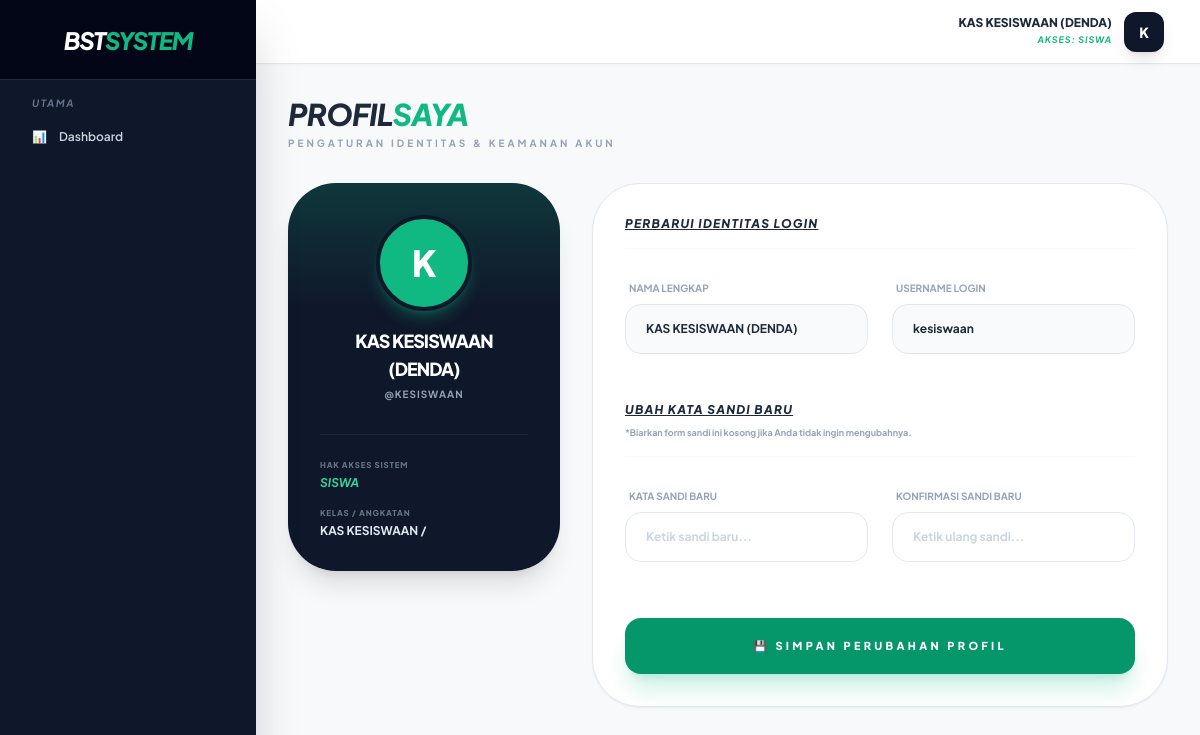
/public/profil (signed in), run on the app's committed database.
### tables this page shows
CREATE TABLE `users` (
  `id` int(11) NOT NULL AUTO_INCREMENT,
  `nama` varchar(100) NOT NULL,
  `username` varchar(50) NOT NULL,
  `password` varchar(255) NOT NULL,
  `role` enum('admin','guru','siswa','staff','alumni') NOT NULL,
  `kelas_id` int(11) DEFAULT NULL,
  `angkatan` varchar(10) DEFAULT NULL,
  `is_active` tinyint(1) NOT NULL DEFAULT 1,
  `deleted_at` timestamp NULL DEFAULT NULL,
  PRIMARY KEY (`id`)
);

CREATE TABLE `kelas` (
  `id` int(11) NOT NULL AUTO_INCREMENT,
  `nama_kelas` varchar(50) NOT NULL,
  `walikelas_id` int(11) DEFAULT NULL,
  PRIMARY KEY (`id`)
);

### app/Controllers/ProfilController.php (called while the page is built, shortened)
<?php
require_once __DIR__ . '/../Core/Database.php';
class ProfilController {
    private $db;
    public function __construct() {
        $this->db = Database::getInstance()->getConnection();
    }
    public function index() {
        $id = $_SESSION['user_id'];
        $stmt = $this->db->prepare("SELECT u.*, k.nama_kelas FROM users u LEFT JOIN kelas k ON u.kelas_id = k.id WHERE u.id = ?");
        $stmt->execute([$id]);
        require_once __DIR__ . '/../../views/layouts/admin.php';
    }
}
?>

### app/Core/Database.php (called while the page is built, shortened)
<?php
class Database {
    private static $instance = null;
    private $conn;
    private function __construct() {
        try {
            $dsn = "mysql:host=" . DB_HOST . ";dbname=" . DB_NAME . ";charset=utf8mb4";
            $options = [
                PDO::ATTR_ERRMODE => PDO::ERRMODE_EXCEPTION,
                PDO::ATTR_DEFAULT_FETCH_MODE => PDO::FETCH_ASSOC,
                PDO::ATTR_EMULATE_PREPARES => false,
            ];
            $this->conn = new PDO($dsn, DB_USER, DB_PASS, $options);
        } catch (PDOException $e) {
            die("Koneksi Database Gagal: " . $e->getMessage());
        }
    }
    public static function getInstance() {
        if (self::$instance === null) {
            self::$instance = new self();
        }
        return self::$instance;
    }
    public function getConnection() {
        return $this->conn;
    }
}

### views/admin/profil/index.php (the view, shortened to what this page needs)
<div class="max-w-5xl mx-auto space-y-8 pb-10">
    <div>
        <h2 class="text-3xl font-black text-slate-800 italic uppercase tracking-tight">PROFIL<span class="text-emerald-500">SAYA</span></h2>
        <p class="text-[10px] font-bold text-slate-400 uppercase tracking-[0.3em] mt-1">Pengaturan Identitas & Keamanan Akun</p>
    </div>
    <div class="grid grid-cols-1 md:grid-cols-3 gap-8">
        <div class="md:col-span-1 space-y-6">
            <div class="bg-slate-900 rounded-[3rem] p-8 text-center text-white shadow-xl relative overflow-hidden">
                <div class="w-24 h-24 mx-auto bg-emerald-500 rounded-full flex items-center justify-center text-4xl font-black shadow-lg shadow-emerald-500/30 relative z-10 border-4 border-slate-900 uppercase">
                    <?= substr($profil['nama'], 0, 1) ?>
                </div>
                <h3 class="text-lg font-black mt-4 uppercase tracking-tighter"><?= htmlspecialchars($profil['nama']) ?></h3>
                <p class="text-[10px] font-bold text-slate-400 uppercase tracking-widest mt-1">@<?= htmlspecialchars($profil['username']) ?></p>
                <div class="mt-8 pt-6 border-t border-slate-800 text-left space-y-4">
                    <div>
                        <p class="text-[8px] font-black text-slate-500 uppercase tracking-widest">Hak Akses Sistem</p>
                        <p class="text-xs font-bold text-emerald-400 uppercase italic mt-1"><?= $profil['role'] ?></p>
                    </div>
                    <?php if($profil['role'] === 'siswa'): ?>
                    <div>
                        <p class="text-[8px] font-black text-slate-500 uppercase tracking-widest">Kelas / Angkatan</p>
                        <p class="text-xs font-bold text-slate-200 mt-1"><?= htmlspecialchars($profil['nama_kelas'] ?? '-') ?> / <?= htmlspecialchars($profil['angkatan'] ?? '-') ?></p>
                    </div>
                    <?php endif; ?>
                </div>
            </div>
        </div>
        <div class="md:col-span-2">
            <form action="<?= BASE_URL ?>/profil/update" method="POST" class="bg-white p-8 rounded-[3rem] border border-slate-200 shadow-sm space-y-8">
                <div class="border-b border-slate-50 pb-4">
                    <h3 class="font-black text-slate-800 text-xs uppercase tracking-widest italic underline">Perbarui Identitas Login</h3>
                </div>
                <div class="grid grid-cols-1 md:grid-cols-2 gap-6">
                    <div>
                        <label class="block text-[10px] font-bold text-slate-400 uppercase mb-2 ml-1">Nama Lengkap</label>
                        <input type="text" name="nama" value="<?= htmlspecialchars($profil['nama']) ?>" required class="w-full px-5 py-4 bg-slate-50 border border-slate-200 rounded-2xl text-xs font-bold outline-none focus:ring-2 focus:ring-emerald-500 transition-all text-slate-800">
                    </div>
                    <div>
                        <label class="block text-[10px] font-bold text-slate-400 uppercase mb-2 ml-1">Username Login</label>
                        <input type="text" name="username" value="<?= htmlspecialchars($profil['username']) ?>" required class="w-full px-5 py-4 bg-slate-50 border border-slate-200 rounded-2xl text-xs font-bold outline-none focus:ring-2 focus:ring-emerald-500 transition-all text-slate-800">
                    </div>
                </div>
                <div class="border-b border-slate-50 pb-4 mt-8 pt-4">
                    <h3 class="font-black text-slate-800 text-xs uppercase tracking-widest italic underline">Ubah Kata Sandi Baru</h3>
                    <p class="text-[9px] text-slate-400 font-bold mt-2">*Biarkan form sandi ini kosong jika Anda tidak ingin mengubahnya.</p>
                </div>
                <div class="grid grid-cols-1 md:grid-cols-2 gap-6">
                    <div>
                        <label class="block text-[10px] font-bold text-slate-400 uppercase mb-2 ml-1">Kata Sandi Baru</label>
                        <input type="password" name="password" placeholder="Ketik sandi baru..." class="w-full px-5 py-4 bg-white border border-slate-200 rounded-2xl text-xs font-bold outline-none focus:ring-2 focus:ring-emerald-500 transition-all text-slate-800 placeholder:text-slate-300">
                    </div>
                    <div>
                        <label class="block text-[10px] font-bold text-slate-400 uppercase mb-2 ml-1">Konfirmasi Sandi Baru</label>
                        <input type="password" name="konfirmasi_password" placeholder="Ketik ulang sandi..." class="w-full px-5 py-4 bg-white border border-slate-200 rounded-2xl text-xs font-bold outline-none focus:ring-2 focus:ring-emerald-500 transition-all text-slate-800 placeholder:text-slate-300">
                    </div>
                </div>
                <div class="pt-6">
                    <button type="submit" class="w-full py-5 bg-emerald-600 text-white text-[11px] font-black uppercase tracking-[0.3em] rounded-2xl shadow-xl shadow-emerald-500/20 hover:bg-emerald-700 transition-all transform active:scale-95">
                        💾 Simpan Perubahan Profil
                    </button>
                </div>
            </form>
        </div>
    </div>
</div>

### views/layouts/admin.php (style rules this page uses)
body { font-family: 'Plus Jakarta Sans', sans-serif; background-color: #f8fafc; }

### data on the page
users: nama "K", nama "KAS KESISWAAN (DENDA)", username "KESISWAAN", role "SISWA", kelas.nama_kelas "KAS KESISWAAN", username "kesiswaan"

### other printed values
$_SESSION['nama'] "KAS KESISWAAN (DENDA)"
$role "SISWA"
substr($_SESSION['nama'] ?? 'U', 0, 1) "K"
